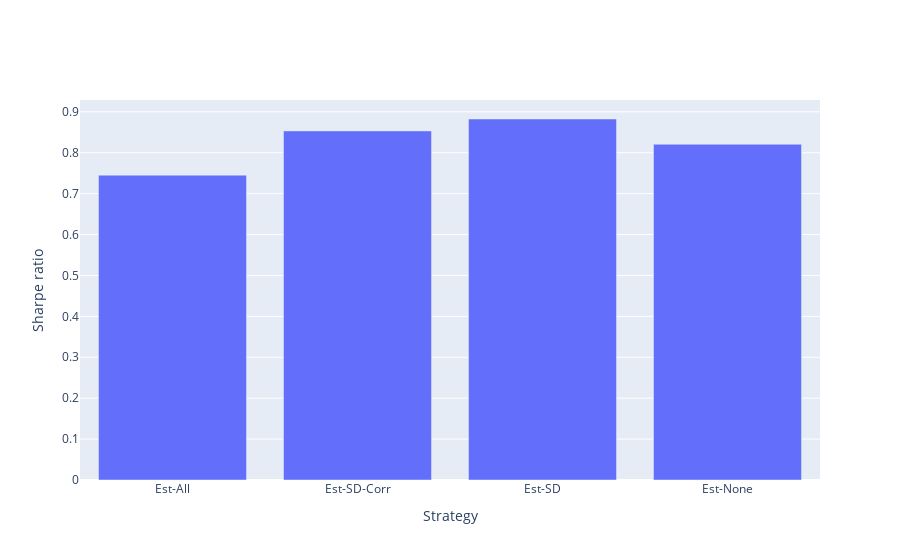

Write notebook code for a chart like this one.
### Code cell
string = "Strategy: %{customdata[0]} <br>"
string += "Sharpe ratio: %{y:0.3f}<br>"
string += "Average return: %{customdata[1]:0.1%}<br>"
string += "SD(return): %{customdata[2]:0.1%}<br>"
string += "<extra></extra>"

fig = go.Figure()
fig.add_trace(go.Bar(x=results['xaxis_label'], y=results['sr'], customdata=results[['label','avg_ret','sd_ret']], hovertemplate=string))
fig.layout.yaxis["title"] = "Sharpe ratio"
fig.layout.xaxis["title"] = "Strategy"
fig.show()

### Figure 1 — Plotly figure (JSON) as saved in the notebook; plotly's stock layout.template omitted (floating-point values rounded to 4 significant figures)
{"data": [{"customdata": [["estimate all inputs", 0.07662, 0.06511], ["estimate covariance matrix only", 0.08555, 0.06732], ["estimate standard deviations only", 0.08603, 0.06565], ["equal weights", 0.0825, 0.06629]], "hovertemplate": "Strategy: %{customdata[0]} <br>Sharpe ratio: %{y:0.3f}<br>Average return: %{customdata[1]:0.1%}<br>SD(return): %{customdata[2]:0.1%}<br><extra></extra>", "type": "bar", "x": ["Est-All", "Est-SD-Corr", "Est-SD", "Est-None"], "y": [0.7452, 0.8534, 0.8825, 0.8207]}], "layout": {"xaxis": {"title": {"text": "Strategy"}}, "yaxis": {"title": {"text": "Sharpe ratio"}}}}
